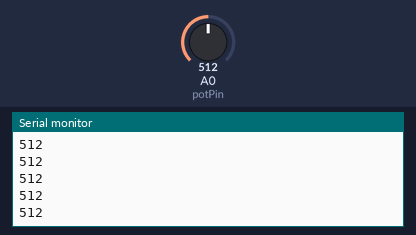
Recording of a sketch running on a simulated Arduino Uno, built with avr-gcc and run on an emulated ATmega328P. On the bench: the last lines printed to the serial monitor. The inputs (shaded band) are chosen by the test bench; at power-on: A0 (potPin) = 512.

Above: at 1.2 s.
1.3 s: A0 (potPin) set to 716
At 1.31 s:
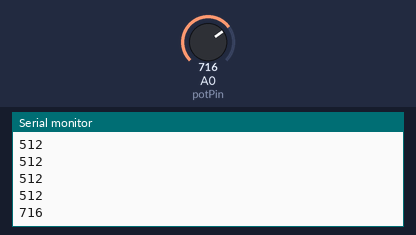
2.8 s: A0 (potPin) set to 900
At 2.81 s:
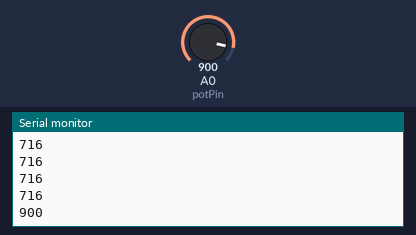
Timing chart, 0 to 5.8 s (numbered marks = the images above; inputs shaded):
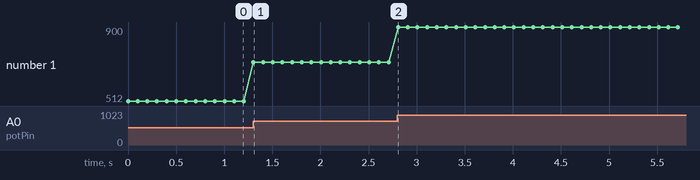

Measured:
- after the input at 1.3 s, the serial monitor: prints a new line at once (image 1)
- after the input at 2.8 s, the serial monitor: prints a new line at once (image 2)
- plotted number 1: 512 → 716 after the input at 1.3 s, 716 → 900 after the input at 2.8 s

The sketch:

TP2_Exo_1.ino
```cpp
const int potPin = 0;    // Analog input pin that the potentiometer is attached to
int potValue = 0;        // value read from the pot

void setup() {
  Serial.begin(9600);
  // Initialise le Pin comme une sortie | Initialize the digital pin as an output with pinMode()
}

void loop() {
  potValue = analogRead(potPin);            // Valeur du potentiomètre | Read the pot value
  Serial.println(potValue);                   // Pour connaître la valeur envoyée à la sortie PWM  | Write the PWLM value
  delay(100);
}
```
